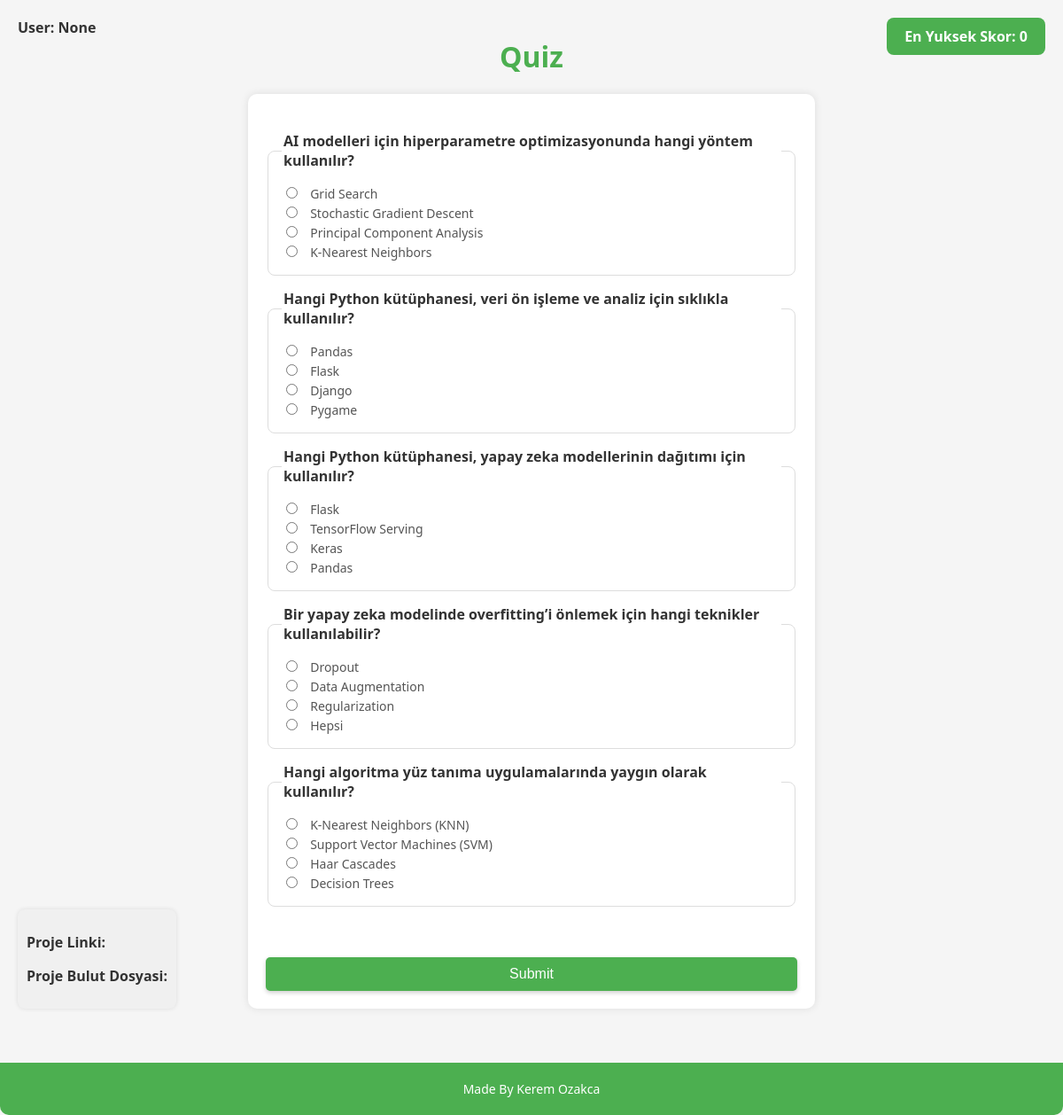
The page /quiz on the database its author committed.
### tables this page shows
CREATE TABLE questions
                 (id INTEGER PRIMARY KEY, question TEXT, code_snippet TEXT, option1 TEXT, option2 TEXT, option3 TEXT, option4 TEXT, correct_option TEXT);

### app.py (the view, shortened to what this page needs)
@app.route('/quiz', methods=['GET', 'POST'])
def quiz():
    username = request.args.get('username')
    best_score = get_high_score(username)  # En yüksek skoru alıyorum
    if 'questions' not in session: #or session.get('username') != username:
        conn = sqlite3.connect('quiz.db')
        c = conn.cursor()
        c.execute('SELECT * FROM questions ORDER BY RANDOM() LIMIT 5')
        session['questions'] = c.fetchall()
        conn.close()
    questions = session['questions']
    return render_template('quiz.html', questions=questions, username=username, best_score=best_score)

### app.py (called while the page is built, shortened)
def get_high_score(username): #En yuksek puani veritabanindan hesaplayarak cekme
    return 0

def control_new_user(user):
    conn = sqlite3.connect('quiz.db')
    c = conn.cursor()
    c.execute('SELECT username FROM scores WHERE username=?', (user,))
    record = c.fetchone()
    conn.close()
    return record is not None
    for record in records:
        if(user == record[0]):
            return True
        else:
            return False

### templates/quiz.html (shortened to what this page needs)
<!DOCTYPE html>
<html>
<head>
    <link href="https://cdnjs.cloudflare.com/ajax/libs/prism/1.29.0/themes/prism.min.css" rel="stylesheet" />
</head>
<body>
    <div class="info">
    <p><strong>Proje Linki:</strong> <a href=""></a></p>
    <p><strong>Proje Bulut Dosyasi:</strong> <a href=""></a></p>
    </div>
    <div class="user">User: {{ username }}</div>
    <div class="score">En Yuksek Skor: {{ best_score }}</div>
    <br />
    <h1>Quiz</h1>
    <form method="post">
        <br>
        {% for question in questions %}
        <fieldset>
            <legend>{{ question[1] }}</legend>
            <input type="radio" id="q{{ question[0] }}_1" name="question{{ question[0] }}" value="{{ question[3] }}">
            <label for="q{{ question[0] }}_1">{{ question[3] }}</label><br>
            <input type="radio" id="q{{ question[0] }}_2" name="question{{ question[0] }}" value="{{ question[4] }}">
            <label for="q{{ question[0] }}_2">{{ question[4] }}</label><br>
            <input type="radio" id="q{{ question[0] }}_3" name="question{{ question[0] }}" value="{{ question[5] }}">
            <label for="q{{ question[0] }}_3 }}">{{ question[5] }}</label><br>
            <input type="radio" id="q{{ question[0] }}_4" name="question{{ question[0] }}" value="{{ question[6] }}">
            <label for="q{{ question[0] }}_4 }}">{{ question[6] }}</label>
        </fieldset>
        {% endfor %}
        <br>
        <input type="submit" value="Submit">
    </form>
    <footer>
        Made By Kerem Ozakca
    </footer>
</body>
</html>

### templates/quiz.html (style rules this page uses)
body { position: relative; min-height: 100vh; font-family: 'Segoe UI', Tahoma, Geneva, Verdana, sans-serif; background-color: #f5f5f5; margin: 0; padding: 0; color: #333; padding-bottom: 100px; }
.info { position: absolute; bottom: 120px; left: 20px; background-color: #f0f0f0; padding: 10px; border-radius: 8px; font-size: 16px; color: #333; box-shadow: 0 0 5px rgba(0, 0, 0, 0.1); }
h1 { text-align: center; color: #4CAF50; margin-top: 20px; }
form { max-width: 600px; margin: 20px auto; background-color: #fff; padding: 20px; border-radius: 10px; box-shadow: 0 0 10px rgba(0, 0, 0, 0.1); }
fieldset { border: 1px solid #ddd; padding: 15px; margin-bottom: 15px; border-radius: 8px; }
legend { font-weight: bold; color: #333; }
label { font-size: 14px; color: #555; }
input[type="radio"] { margin-right: 10px; }
input[type="submit"] { background-color: #4CAF50; color: white; border: none; padding: 10px 20px; font-size: 16px; cursor: pointer; border-radius: 5px; width: 100%; box-shadow: 0 2px 5px rgba(0, 0, 0, 0.2); margin-top: 20px; display: block; }
.score { position: absolute; top: 20px; right: 20px; background-color: #4CAF50; color: white; padding: 10px 20px; border-radius: 8px; font-size: 16px; font-weight: bold; }
.user { position: absolute; top: 20px; left: 20px; font-size: 16px; font-weight: bold; color: #333; }
footer { text-align: center; padding: 20px; background-color: #4CAF50; color: white; position: absolute; bottom: 0; left: 0; right: 0; font-size: 14px; border-radius: 0 0 10px 10px; }

### rows shown on the page
questions: question "AI modelleri için hiperparametre optimizasyonunda hangi yöntem kullanılır?", option1 "Grid Search", option2 "Stochastic Gradient Descent", option3 "Principal Component Analysis", option4 "K-Nearest Neighbors"
questions: question "Hangi Python kütüphanesi, veri ön işleme ve analiz için sıklıkla kullanılır?", option1 "Pandas", option2 "Flask", option3 "Django", option4 "Pygame"
questions: question "Hangi Python kütüphanesi, yapay zeka modellerinin dağıtımı için kullanılır?", option1 "Flask", option2 "TensorFlow Serving", option3 "Keras", option4 "Pandas"
questions: question "Bir yapay zeka modelinde overfitting’i önlemek için hangi teknikler kullanılabilir?", option1 "Dropout", option2 "Data Augmentation", option3 "Regularization", option4 "Hepsi"
questions: question "Hangi algoritma yüz tanıma uygulamalarında yaygın olarak kullanılır?", option1 "K-Nearest Neighbors (KNN)", option2 "Support Vector Machines (SVM)", option3 "Haar Cascades", option4 "Decision Trees"

### other values the page prints
{{ username }} "None"
{{ best_score }} "0"
